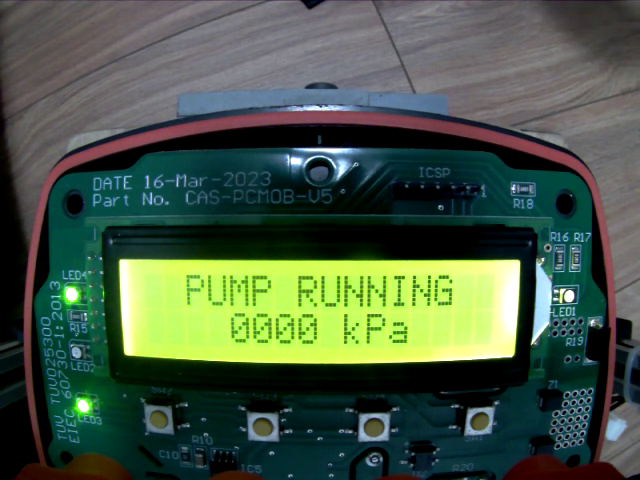
#> input picture frame 36 of paddle_flow_test/blinking_test.webm, 640 x 480 px
$ python blinking_test.py
#> lines starting #> are read from the running program, lines starting #| are printed output that depends on the picture
import cv2
import numpy as np
import matplotlib.pyplot as plt
import time
import os

def detect_blinking_led(video_path, led_position, threshold=100):
    """
    Detect if an LED at a specified position is blinking in a WebM video.
    Headless version - no display windows, just analysis and plots.

    Args:
        video_path (str): Path to the WebM video file
        led_position (list): Position of the LED as [x, y, width, height]
        threshold (int): Brightness threshold to consider LED as ON

    Returns:
        dict: Results containing blink data
    """
#> called with threshold = 100
    # Check if file exists
    if not os.path.exists(video_path):
        print(f"Error: Video file not found: {video_path}")
        return None

    # Open the video file
    cap = cv2.VideoCapture(video_path)

    # Check if video opened successfully
    if not cap.isOpened():
        print(f"Error: Could not open video {video_path}. Make sure OpenCV is compiled with WebM support.")
        return None

    # Get video properties
    fps = cap.get(cv2.CAP_PROP_FPS)
    frame_count = int(cap.get(cv2.CAP_PROP_FRAME_COUNT))
    duration = frame_count / fps if fps > 0 else 0

    print(f"Video loaded: {frame_count} frames, {fps} fps, {duration:.2f} seconds")
    print(f"Analyzing LED at position {led_position}")

    # Unpack LED position
    x, y, w, h = led_position

    # Arrays to store brightness values and LED states over time
    frame_times = []
    brightness_values = []
    led_states = []

    # Create a directory for frame snapshots
    snapshot_dir = "led_snapshots"
    os.makedirs(snapshot_dir, exist_ok=True)

    # Variables to track blinking
    blinks = 0
    last_state = False
    blink_frames = []  # Store frame numbers where blinks occur

    # Time tracking
    start_time = time.time()
    processed_frames = 0

    # Process each frame
    while cap.isOpened():
        ret, frame = cap.read()
#> frame is the input picture: shape (480, 640, 3); mean B, G, R 69.7, 88.6, 70.9
        if not ret:
            break

        # Get current frame timestamp
        frame_time = processed_frames / fps if fps > 0 else processed_frames / 30
        frame_times.append(frame_time)

        # Ensure coordinates are within frame boundaries
        frame_height, frame_width = frame.shape[:2]
#> frame_height = 480; frame_width = 640
        x_bounded = max(0, min(x, frame_width - 1))
#> x_bounded = 63
        y_bounded = max(0, min(y, frame_height - 1))
#> y_bounded = 336
        w_bounded = min(w, frame_width - x_bounded)
#> w_bounded = 27
        h_bounded = min(h, frame_height - y_bounded)
#> h_bounded = 30

        # Extract the ROI for the specified LED
        roi = frame[y_bounded:y_bounded+h_bounded, x_bounded:x_bounded+w_bounded]
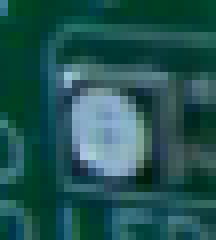
#> roi: shape (30, 27, 3) (shown 8 times larger); mean B, G, R 82.2, 83.6, 33.5

        if roi.size == 0:
            print(f"Warning: ROI is empty at frame {processed_frames}. Check the LED position coordinates.")
            brightness = 0
        else:
            # Convert to HSV for better color and brightness analysis
            hsv_roi = cv2.cvtColor(roi, cv2.COLOR_BGR2HSV)
#> hsv_roi: shape (30, 27, 3); mean H, S, V 89.2, 182.1, 89.1

            # Calculate brightness (mean of V channel)
            brightness = np.mean(hsv_roi[:,:,2])
#> brightness = 89.09

        brightness_values.append(brightness)

        # Determine if LED is ON
        is_on = brightness > threshold
#> is_on = False
        led_states.append(1 if is_on else 0)

        # Check for state change (blinking)
        if processed_frames > 0 and is_on != last_state:
            if is_on:  # Only count transitions from OFF to ON
                blinks += 1
                blink_frames.append(processed_frames)

                # Save a snapshot of this frame
                snapshot_path = os.path.join(snapshot_dir, f"blink_{blinks}_frame_{processed_frames}.jpg")

                # Draw rectangle on the frame
                display_frame = frame.copy()
                cv2.rectangle(display_frame, (x_bounded, y_bounded),
                             (x_bounded+w_bounded, y_bounded+h_bounded), (0, 255, 0), 2)

                cv2.putText(display_frame, f"Blink #{blinks}", (x_bounded, y_bounded-10),
                           cv2.FONT_HERSHEY_SIMPLEX, 0.6, (0, 255, 0), 2)

                cv2.imwrite(snapshot_path, display_frame)

        # Update last state
        last_state = is_on
#> last_state = False

        processed_frames += 1

        # Progress update for long videos
        if processed_frames % 100 == 0 or processed_frames == frame_count:
            elapsed = time.time() - start_time
            frames_per_second = processed_frames / elapsed
            remaining_frames = frame_count - processed_frames if frame_count > 0 else 0
            remaining_time = remaining_frames / frames_per_second if frames_per_second > 0 else 0

            print(f"Processed {processed_frames}/{frame_count} frames ({100*processed_frames/frame_count:.1f}%) - ETA: {remaining_time:.1f}s")
            print(f"Current blinks detected: {blinks}")

    # Calculate blink rate
    duration = processed_frames / fps if fps > 0 else processed_frames / 30
    blink_rate = blinks / duration if duration > 0 else 0

    # Close the video
    cap.release()

    # Prepare results
    results = {
        'video_path': video_path,
        'led_position': led_position,
        'total_frames': processed_frames,
        'duration': duration,
        'blinks_detected': blinks,
        'blink_rate': blink_rate,
        'brightness_values': brightness_values,
        'led_states': led_states,
        'frame_times': frame_times,
        'blink_frames': blink_frames
    }

    # Generate blink pattern visualization
    plot_blink_pattern(results)

    # Generate a sample snapshots montage if there are blinks
    if blinks > 0:
        create_blink_montage(snapshot_dir, results)

    # Print summary
    print("\nBlink Detection Results:")
    print(f"LED at position {led_position}")
    print(f"Video duration: {duration:.2f} seconds")
    print(f"Blinks detected: {blinks}")
    print(f"Blink rate: {blink_rate:.2f} Hz ({blink_rate*60:.1f} blinks per minute)")

    if blinks > 0:
        # Calculate average blink interval
        blink_intervals = calculate_blink_intervals(led_states, frame_times)
        avg_interval = np.mean(blink_intervals) if blink_intervals else 0
        print(f"Average blink interval: {avg_interval*1000:.1f} ms")

        # Show blink frames
        print("\nBlinks detected at frames:", blink_frames)

        print("\n✅ VERIFICATION: LED is blinking")
        print(f"Snapshots of each blink have been saved to the '{snapshot_dir}' directory")
    else:
        print("\n❌ VERIFICATION: LED is NOT blinking")

    return results

# [78 lines left out: functions plot_blink_pattern, calculate_blink_intervals, create_blink_montage, not called in this run]

if __name__ == "__main__":
    # Video path - update with your WebM video path
    video_path = "/home/dinh/Documents/PlatformIO/Projects/kelco_test_001/paddle_flow_test/blinking_test.webm"

    # Position for LED 2
    led_position = [63, 336, 27, 30]  # [x, y, width, height]

    print(f"Analyzing WebM video for LED blinking (headless mode)")
    print(f"Video path: {video_path}")

    # Ensure file exists
    if not os.path.exists(video_path):
        video_path = input("Enter the correct path to your WebM video: ")

    # Run the blink detection
    results = detect_blinking_led(video_path, led_position)

$ run again, starting later in the video
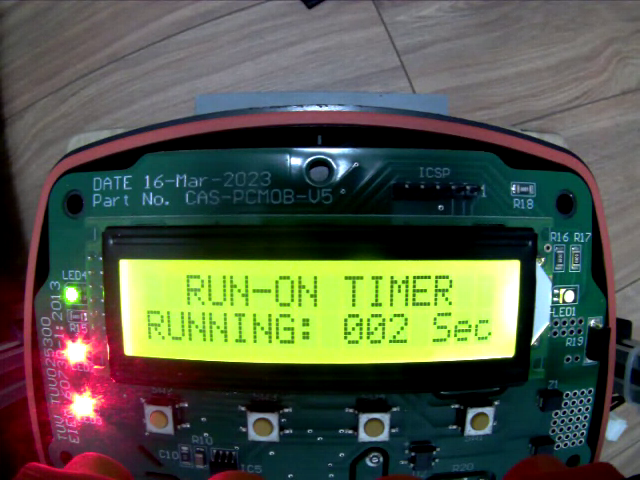
#> input picture frame 164 of paddle_flow_test/blinking_test.webm, 640 x 480 px
#> in detect_blinking_led, frame is the input picture: shape (480, 640, 3); mean B, G, R 72.2, 89.2, 83
#> in detect_blinking_led, `roi = frame[y_bounded:y_bounded+h_bounded, x_bounded:x_bounded+w_bound..`:
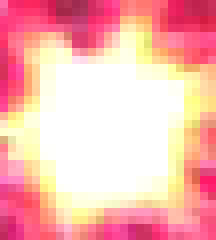
#> roi: shape (30, 27, 3) (shown 8 times larger); mean B, G, R 179.2, 183.3, 249.8
#> hsv_roi: shape (30, 27, 3); mean H, S, V 66.3, 89.3, 249.8
#> brightness = 249.8
#> is_on = True

$ run again, starting later in the video
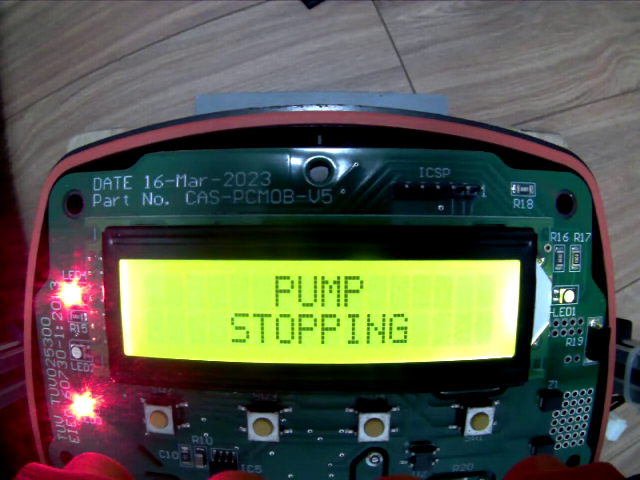
#> input picture frame 292 of paddle_flow_test/blinking_test.webm, 640 x 480 px
#> in detect_blinking_led, frame is the input picture: shape (480, 640, 3); mean B, G, R 74.1, 89.2, 85.6
#> in detect_blinking_led, `roi = frame[y_bounded:y_bounded+h_bounded, x_bounded:x_bounded+w_bound..`:
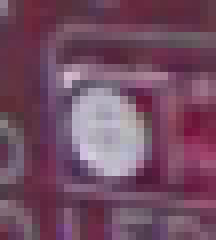
#> roi: shape (30, 27, 3) (shown 8 times larger); mean B, G, R 98.7, 76.8, 114.9
#> hsv_roi: shape (30, 27, 3); mean H, S, V 158.6, 93.1, 116.3
#> brightness = 116.3
#> is_on = True
